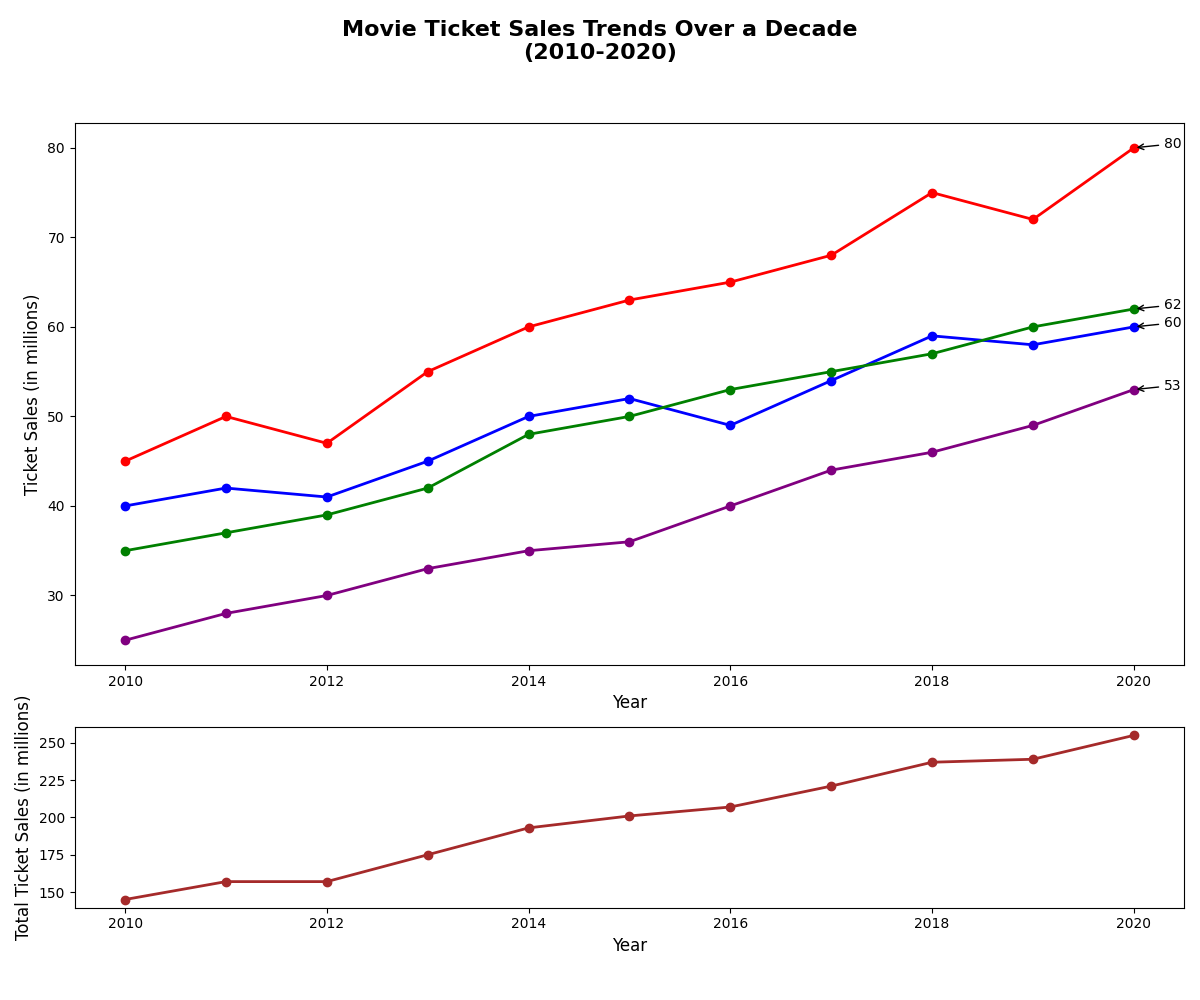

Write Python code to recreate this figure.
import matplotlib.pyplot as plt
import numpy as np

years = np.arange(2010, 2021)

action_sales = np.array([45, 50, 47, 55, 60, 63, 65, 68, 75, 72, 80])
comedy_sales = np.array([40, 42, 41, 45, 50, 52, 49, 54, 59, 58, 60])
drama_sales = np.array([35, 37, 39, 42, 48, 50, 53, 55, 57, 60, 62])
scifi_sales = np.array([25, 28, 30, 33, 35, 36, 40, 44, 46, 49, 53])

fig, (ax1, ax2) = plt.subplots(2, 1, figsize=(12, 10), gridspec_kw={'height_ratios': [3, 1]})

ax1.plot(years, action_sales, marker='o', linestyle='-', color='red', linewidth=2)
ax1.plot(years, comedy_sales, marker='o', linestyle='-', color='blue', linewidth=2)
ax1.plot(years, drama_sales, marker='o', linestyle='-', color='green', linewidth=2)
ax1.plot(years, scifi_sales, marker='o', linestyle='-', color='purple', linewidth=2)

annotations = {
    'Action': (years[np.argmax(action_sales)], max(action_sales)),
    'Comedy': (years[np.argmax(comedy_sales)], max(comedy_sales)),
    'Drama': (years[np.argmax(drama_sales)], max(drama_sales)),
    'Sci-Fi': (years[np.argmax(scifi_sales)], max(scifi_sales))
}

for genre, (year, value) in annotations.items():
    ax1.annotate(f'{value}', xy=(year, value), xytext=(year + 0.3, value),
                 arrowprops=dict(facecolor='black', arrowstyle="->"))

total_sales = action_sales + comedy_sales + drama_sales + scifi_sales
ax2.plot(years, total_sales, marker='o', linestyle='-', color='brown', linewidth=2)
ax2.set_xlabel('Year', fontsize=12)
ax2.set_ylabel('Total Ticket Sales (in millions)', fontsize=12)

fig.suptitle('Movie Ticket Sales Trends Over a Decade\n(2010-2020)', fontsize=16, fontweight='bold')
ax1.set_xlabel('Year', fontsize=12)
ax1.set_ylabel('Ticket Sales (in millions)', fontsize=12)

plt.tight_layout(rect=[0, 0.03, 1, 0.95])
plt.show()
